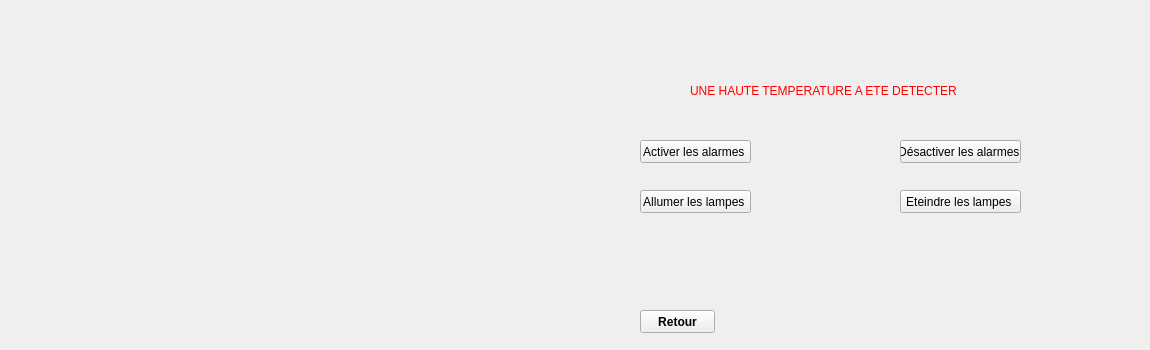
   <widget class="QWidget" name="page_15">
    <widget class="QWidget" name="widget" native="true">
     <property name="geometry">
      <rect>
       <x>550</x>
       <y>30</y>
       <width>591</width>
       <height>311</height>
      </rect>
     </property>
     <widget class="QLabel" name="label_36">
      <property name="geometry">
       <rect>
        <x>140</x>
        <y>40</y>
        <width>321</width>
        <height>41</height>
       </rect>
      </property>
      <property name="styleSheet">
       <string notr="true">color: rgb(255, 0, 0);
font: 75 8pt &quot;System&quot;;</string>
      </property>
      <property name="text">
       <string>UNE HAUTE TEMPERATURE A ETE DETECTER </string>
      </property>
     </widget>
     <widget class="QPushButton" name="pushButton">
      <property name="geometry">
       <rect>
        <x>90</x>
        <y>110</y>
        <width>111</width>
        <height>23</height>
       </rect>
      </property>
      <property name="text">
       <string>Activer les alarmes </string>
      </property>
     </widget>
     <widget class="QPushButton" name="pushButton_desactA">
      <property name="geometry">
       <rect>
        <x>350</x>
        <y>110</y>
        <width>121</width>
        <height>23</height>
       </rect>
      </property>
      <property name="text">
       <string>Désactiver les alarmes </string>
      </property>
     </widget>
     <widget class="QPushButton" name="pushButton_alll">
      <property name="geometry">
       <rect>
        <x>90</x>
        <y>160</y>
        <width>111</width>
        <height>23</height>
       </rect>
      </property>
      <property name="text">
       <string>Allumer les lampes </string>
      </property>
     </widget>
     <widget class="QPushButton" name="pushButton_desaL">
      <property name="geometry">
       <rect>
        <x>350</x>
        <y>160</y>
        <width>121</width>
        <height>23</height>
       </rect>
      </property>
      <property name="text">
       <string>Eteindre les lampes </string>
      </property>
     </widget>
     <widget class="QLabel" name="label_38">
      <property name="geometry">
       <rect>
        <x>180</x>
        <y>210</y>
        <width>221</width>
        <height>31</height>
       </rect>
      </property>
      <property name="styleSheet">
       <string notr="true">color: rgb(255, 0, 127);
font: 81 11pt &quot;Rockwell Extra Bold&quot;;</string>
      </property>
      <property name="text">
       <string/>
      </property>
     </widget>
     <widget class="QPushButton" name="pushButton_ret10">
      <property name="geometry">
       <rect>
        <x>90</x>
        <y>280</y>
        <width>75</width>
        <height>23</height>
       </rect>
      </property>
      <property name="font">
       <font>
        <weight>75</weight>
        <bold>true</bold>
       </font>
      </property>
      <property name="text">
       <string>Retour</string>
      </property>
     </widget>
    </widget>
   </widget>
